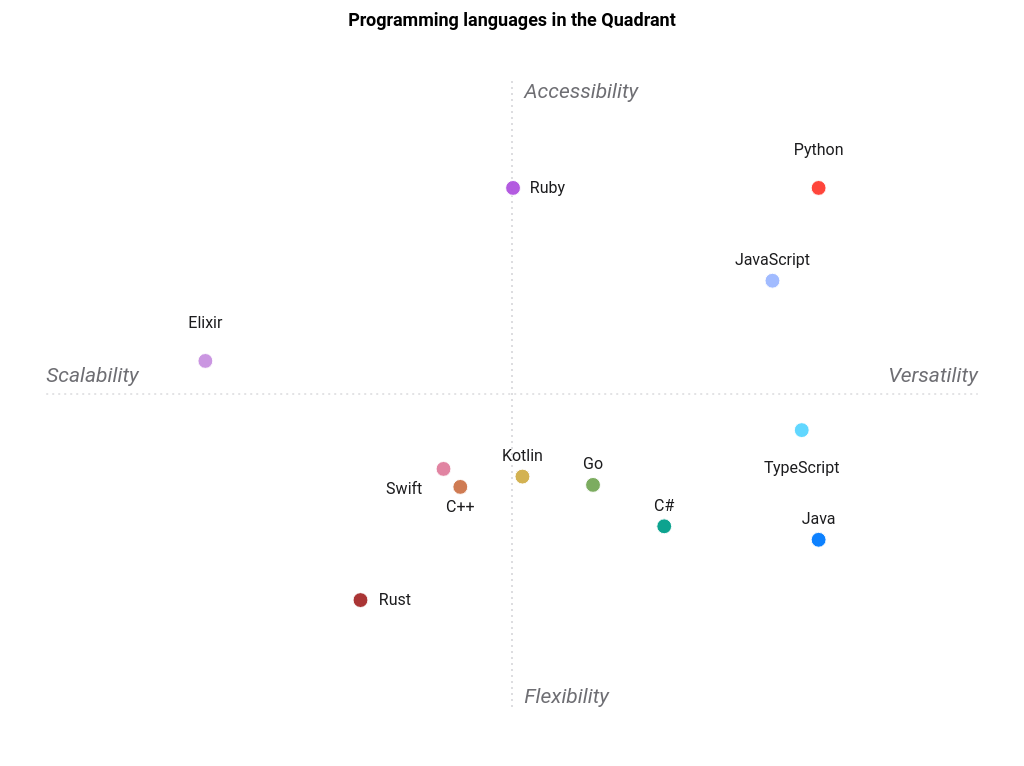

Vega-Lite specification for this chart:
### Vega-Lite specification from a JSON file in a GitHub repository (floating-point values rounded to 4 significant figures)
{"$schema": "https://vega.github.io/schema/vega-lite/v5.json", "title": {"text": "Programming languages in the Quadrant", "font": "Roboto, -apple-system, Helvetica, Arial, sans-serif", "fontSize": 18}, "background": null, "width": 1000, "height": 720, "autosize": {"type": "pad", "resize": true}, "config": {"font": "Roboto, -apple-system, Helvetica, Arial, sans-serif", "padding": 12, "view": {"stroke": null}, "axis": {"grid": false, "domain": false, "ticks": false, "labels": false, "labelFont": "Roboto, -apple-system, Helvetica, Arial, sans-serif", "titleFont": "Roboto, -apple-system, Helvetica, Arial, sans-serif"}, "text": {"font": "Roboto, -apple-system, Helvetica, Arial, sans-serif"}}, "layer": [{"data": {"values": [{}]}, "mark": {"type": "rule", "color": "#C7C7CC", "size": 1.2, "strokeDash": [2, 4]}, "encoding": {"x": {"datum": -3.726, "type": "quantitative", "scale": {"domain": [-3.802, 3.802]}, "axis": {"domain": false, "ticks": false, "labels": false, "grid": false, "title": null}}, "x2": {"datum": 3.726}, "y": {"datum": 0, "type": "quantitative", "scale": {"domain": [-4.436, 4.436]}, "axis": {"domain": false, "ticks": false, "labels": false, "grid": false, "title": null}}, "y2": {"datum": 0}}}, {"data": {"values": [{}]}, "mark": {"type": "rule", "color": "#C7C7CC", "size": 1.2, "strokeDash": [2, 4]}, "encoding": {"x": {"datum": 0, "type": "quantitative", "scale": {"domain": [-3.802, 3.802]}, "axis": {"domain": false, "ticks": false, "labels": false, "grid": false, "title": null}}, "x2": {"datum": 0}, "y": {"datum": -4.347, "type": "quantitative", "scale": {"domain": [-4.436, 4.436]}, "axis": {"domain": false, "ticks": false, "labels": false, "grid": false, "title": null}}, "y2": {"datum": 4.347}}}, {"data": {"values": [{"x": 3.726, "y": 0.1145, "t": "Versatility"}]}, "mark": {"type": "text", "fontSize": 21, "fontStyle": "italic", "color": "#6E6E73", "align": "right", "baseline": "bottom"}, "encoding": {"x": {"field": "x", "type": "quantitative", "scale": {"domain": [-3.802, 3.802]}, "axis": {"domain": false, "ticks": false, "labels": false, "grid": false, "title": null}}, "y": {"field": "y", "type": "quantitative", "scale": {"domain": [-4.436, 4.436]}, "axis": {"domain": false, "ticks": false, "labels": false, "grid": false, "title": null}}, "text": {"field": "t", "type": "nominal"}}}, {"data": {"values": [{"x": -3.726, "y": 0.1145, "t": "Scalability"}]}, "mark": {"type": "text", "fontSize": 21, "fontStyle": "italic", "color": "#6E6E73", "align": "left", "baseline": "bottom"}, "encoding": {"x": {"field": "x", "type": "quantitative", "scale": {"domain": [-3.802, 3.802]}, "axis": {"domain": false, "ticks": false, "labels": false, "grid": false, "title": null}}, "y": {"field": "y", "type": "quantitative", "scale": {"domain": [-4.436, 4.436]}, "axis": {"domain": false, "ticks": false, "labels": false, "grid": false, "title": null}}, "text": {"field": "t", "type": "nominal"}}}, {"data": {"values": [{"x": 0.09812, "y": 4.347, "t": "Accessibility"}]}, "mark": {"type": "text", "fontSize": 21, "fontStyle": "italic", "color": "#6E6E73", "align": "left", "baseline": "top"}, "encoding": {"x": {"field": "x", "type": "quantitative", "scale": {"domain": [-3.802, 3.802]}, "axis": {"domain": false, "ticks": false, "labels": false, "grid": false, "title": null}}, "y": {"field": "y", "type": "quantitative", "scale": {"domain": [-4.436, 4.436]}, "axis": {"domain": false, "ticks": false, "labels": false, "grid": false, "title": null}}, "text": {"field": "t", "type": "nominal"}}}, {"data": {"values": [{"x": 0.09812, "y": -4.347, "t": "Flexibility"}]}, "mark": {"type": "text", "fontSize": 21, "fontStyle": "italic", "color": "#6E6E73", "align": "left", "baseline": "bottom"}, "encoding": {"x": {"field": "x", "type": "quantitative", "scale": {"domain": [-3.802, 3.802]}, "axis": {"domain": false, "ticks": false, "labels": false, "grid": false, "title": null}}, "y": {"field": "y", "type": "quantitative", "scale": {"domain": [-4.436, 4.436]}, "axis": {"domain": false, "ticks": false, "labels": false, "grid": false, "title": null}}, "text": {"field": "t", "type": "nominal"}}}, {"data": {"values": [{"name": "Python", "axis1": 2.453, "axis2": 2.862, "role": "best", "color": "#FF3B30", "label": "Python", "labelx": 2.453, "labely": 3.39}, {"name": "Rust", "axis1": -1.212, "axis2": -2.862, "role": "worst", "color": "#A52A2A", "label": "Rust", "labelx": -0.937, "labely": -2.862}, {"name": "Go", "axis1": 0.6482, "axis2": -1.262, "role": "competitor", "color": "#75A857", "label": "Go", "labelx": 0.6482, "labely": -0.9776}, {"name": "JavaScript", "axis1": 2.084, "axis2": 1.573, "role": "competitor", "color": "#9CB7FF", "label": "JavaScript", "labelx": 2.084, "labely": 1.858}, {"name": "TypeScript", "axis1": 2.318, "axis2": -0.5016, "role": "competitor", "color": "#59D5FF", "label": "TypeScript", "labelx": 2.318, "labely": -1.029}, {"name": "Java", "axis1": 2.453, "axis2": -2.025, "role": "right", "color": "#007AFF", "label": "Java", "labelx": 2.453, "labely": -1.74}, {"name": "C++", "axis1": -0.4136, "axis2": -1.29, "role": "competitor", "color": "#CC744A", "label": "C++", "labelx": -0.4136, "labely": -1.575}, {"name": "C#", "axis1": 1.218, "axis2": -1.837, "role": "competitor", "color": "#009E89", "label": "C#", "labelx": 1.218, "labely": -1.553}, {"name": "Ruby", "axis1": 0.008386, "axis2": 2.862, "role": "top", "color": "#AF52DE", "label": "Ruby", "labelx": 0.2835, "labely": 2.862}, {"name": "Kotlin", "axis1": 0.08361, "axis2": -1.147, "role": "competitor", "color": "#D1AE49", "label": "Kotlin", "labelx": 0.08361, "labely": -0.8622}, {"name": "Swift", "axis1": -0.5479, "axis2": -1.041, "role": "competitor", "color": "#DF7D9D", "label": "Swift", "labelx": -0.8622, "labely": -1.325}, {"name": "Elixir", "axis1": -2.453, "axis2": 0.4592, "role": "competitor", "color": "#C790DF", "label": "Elixir", "labelx": -2.453, "labely": 0.9868}]}, "mark": {"type": "point", "filled": true, "opacity": 0.95, "stroke": "white", "strokeWidth": 1, "size": 221}, "encoding": {"x": {"field": "axis1", "type": "quantitative", "scale": {"domain": [-3.802, 3.802]}, "axis": {"domain": false, "ticks": false, "labels": false, "grid": false, "title": null}}, "y": {"field": "axis2", "type": "quantitative", "scale": {"domain": [-4.436, 4.436]}, "axis": {"domain": false, "ticks": false, "labels": false, "grid": false, "title": null}}, "color": {"field": "name", "type": "nominal", "scale": {"domain": ["Python", "JavaScript", "Ruby", "Elixir", "TypeScript", "Go", "Kotlin", "Swift", "Java", "C#", "C++", "Rust"], "range": ["#FF3B30", "#9CB7FF", "#AF52DE", "#C790DF", "#59D5FF", "#75A857", "#D1AE49", "#DF7D9D", "#007AFF", "#009E89", "#CC744A", "#A52A2A"]}, "legend": null}, "tooltip": [{"field": "name", "type": "nominal"}, {"field": "role", "type": "nominal"}, {"field": "axis1", "type": "quantitative", "format": ".2f"}, {"field": "axis2", "type": "quantitative", "format": ".2f"}]}}, {"data": {"values": [{"name": "Python", "axis1": 2.453, "axis2": 2.862, "role": "best", "color": "#FF3B30", "label": "Python", "labelx": 2.453, "labely": 3.39}, {"name": "Rust", "axis1": -1.212, "axis2": -2.862, "role": "worst", "color": "#A52A2A", "label": "Rust", "labelx": -0.937, "labely": -2.862}, {"name": "Go", "axis1": 0.6482, "axis2": -1.262, "role": "competitor", "color": "#75A857", "label": "Go", "labelx": 0.6482, "labely": -0.9776}, {"name": "JavaScript", "axis1": 2.084, "axis2": 1.573, "role": "competitor", "color": "#9CB7FF", "label": "JavaScript", "labelx": 2.084, "labely": 1.858}, {"name": "TypeScript", "axis1": 2.318, "axis2": -0.5016, "role": "competitor", "color": "#59D5FF", "label": "TypeScript", "labelx": 2.318, "labely": -1.029}, {"name": "Java", "axis1": 2.453, "axis2": -2.025, "role": "right", "color": "#007AFF", "label": "Java", "labelx": 2.453, "labely": -1.74}, {"name": "C++", "axis1": -0.4136, "axis2": -1.29, "role": "competitor", "color": "#CC744A", "label": "C++", "labelx": -0.4136, "labely": -1.575}, {"name": "C#", "axis1": 1.218, "axis2": -1.837, "role": "competitor", "color": "#009E89", "label": "C#", "labelx": 1.218, "labely": -1.553}, {"name": "Ruby", "axis1": 0.008386, "axis2": 2.862, "role": "top", "color": "#AF52DE", "label": "Ruby", "labelx": 0.2835, "labely": 2.862}, {"name": "Kotlin", "axis1": 0.08361, "axis2": -1.147, "role": "competitor", "color": "#D1AE49", "label": "Kotlin", "labelx": 0.08361, "labely": -0.8622}, {"name": "Swift", "axis1": -0.5479, "axis2": -1.041, "role": "competitor", "color": "#DF7D9D", "label": "Swift", "labelx": -0.8622, "labely": -1.325}, {"name": "Elixir", "axis1": -2.453, "axis2": 0.4592, "role": "competitor", "color": "#C790DF", "label": "Elixir", "labelx": -2.453, "labely": 0.9868}]}, "transform": [{"filter": "datum.label != ''"}], "mark": {"type": "text", "align": "center", "baseline": "middle", "fontSize": 16, "color": "#1C1C1E"}, "encoding": {"x": {"field": "labelx", "type": "quantitative"}, "y": {"field": "labely", "type": "quantitative"}, "text": {"field": "label", "type": "nominal"}}}]}
